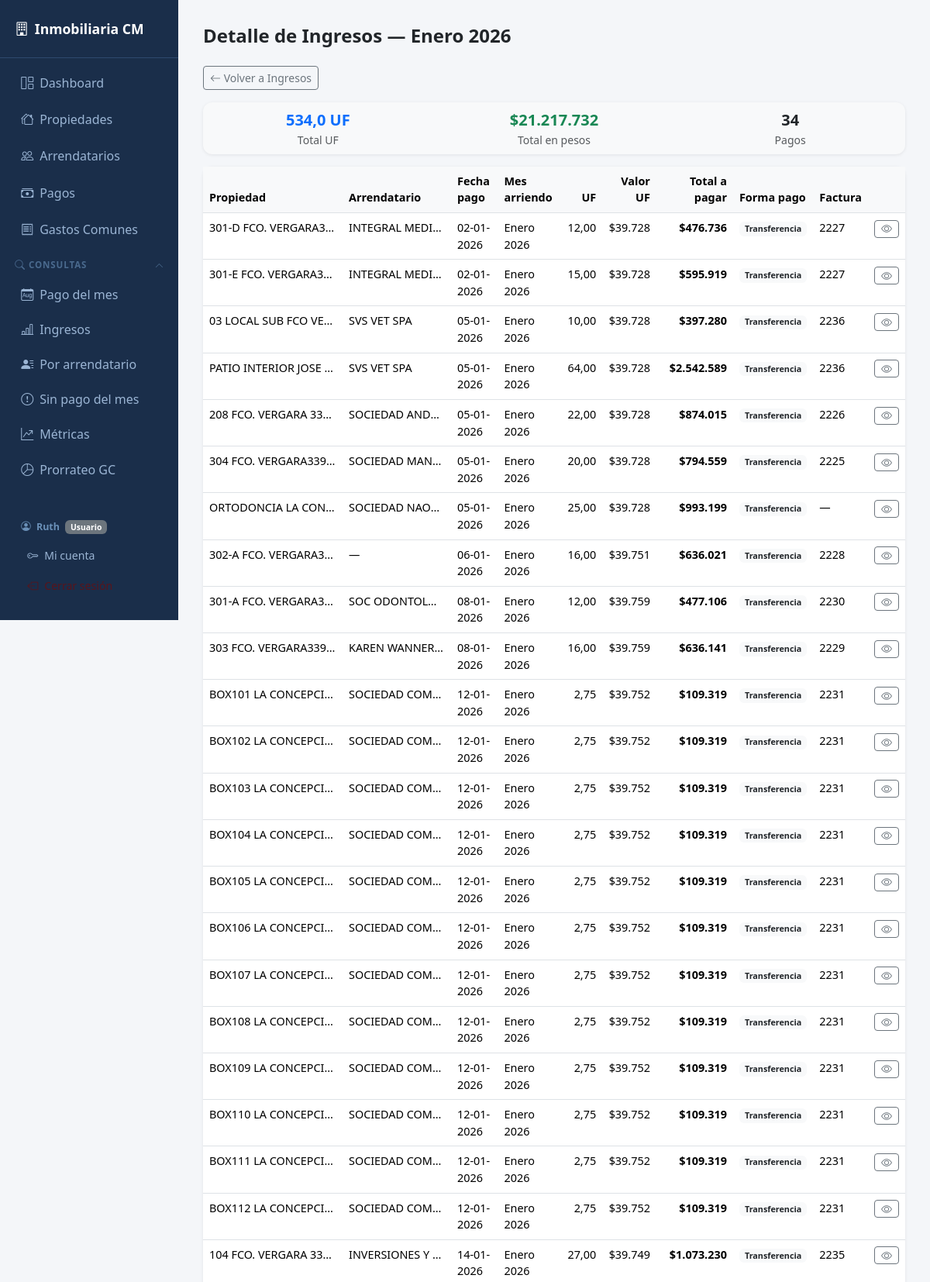
The page /consultas/ingresos-mes?mes=1&año=2026 (signed in, upper part) on the database its author committed.
### models.py (models this page shows)
class Base(DeclarativeBase):
    pass

class Pago(Base):
    __tablename__ = "pagos"
    id_pago = Column(Integer, primary_key=True, autoincrement=True)
    id_propiedad = Column(Integer, ForeignKey("propiedades.id_propiedad", ondelete="SET NULL"), nullable=True)
    fecha_pago = Column(Date)
    mes = Column(Integer)   # 1-12
    año = Column(Integer)
    valor_uf = Column(Float)          # valor UF del día del pago
    valor_arriendo_uf = Column(Float) # arriendo pactado en UF
    valor_arriendo = Column(Float)    # arriendo en pesos (uf × valor_uf)
    gasto_comun   = Column(Float)       # prorrateo GC asignado a esta propiedad
    descuento     = Column(Float)       # descuento en pesos
    publicidad    = Column(Float)       # cargo por publicidad
    secretaria    = Column(Float)       # cargo por secretaria
    esterilizacion = Column(Float)      # cargo por esterilización
    otro          = Column(Float)       # otro cargo
    observaciones   = Column(String(300)) # descripción del cargo "otro"
    obs_descuento   = Column(String(300)) # motivo del descuento
    factura = Column(String(50))
    forma_pago = Column(Enum(FormaPago))
    propiedad = relationship("Propiedad", back_populates="pagos")

class Propiedad(Base):
    __tablename__ = "propiedades"
    id_propiedad = Column(Integer, primary_key=True, autoincrement=True)
    tipo_propiedad = Column(Enum(TipoPropiedad))
    direccion_propiedad = Column(String(200))
    rol = Column(String(30))             # ROL SII ej: 3260-047
    metros_terreno = Column(Float)
    metros_propiedad = Column(Float)
    estado = Column(Enum(EstadoPropiedad), default=EstadoPropiedad.DISPONIBLE)
    valor_arriendo_uf = Column(Float)
    fecha_contrato = Column(Date)
    duracion_contrato = Column(Integer)  # en meses
    copia_contrato = Column(Text)        # ruta o nombre del archivo
    paga_gastos_comunes = Column(Integer, default=0)  # 1=sí, 0=no
    dia_vencimiento = Column(Integer)    # día del mes (1-31) en que vence el pago
    id_arrendatario = Column(Integer, ForeignKey("arrendatarios.id_arrendatario"))
    arrendatario = relationship("Arrendatario", back_populates="propiedades")
    pagos = relationship("Pago", back_populates="propiedad", passive_deletes=True)

class Arrendatario(Base):
    __tablename__ = "arrendatarios"
    id_arrendatario = Column(Integer, primary_key=True, autoincrement=True)
    nombre_arrendatario = Column(String(100))
    rut_arrendatario = Column(String(20), unique=True)
    contacto = Column(String(100))
    telefono = Column(String(20))
    mail = Column(String(100))
    actividad_arrendatario = Column(String(100))
    propiedades = relationship("Propiedad", back_populates="arrendatario")

### app.py (the view)
@app.route("/consultas/ingresos-mes")
@login_required
@permiso_required("ver_consultas")
def consulta_ingresos_mes():
    mes = _int(request.args.get("mes")) or date.today().month
    año = _int(request.args.get("año")) or date.today().year
    with Session(engine) as s:
        rows = (
            s.query(Pago, Propiedad.direccion_propiedad,
                    Arrendatario.nombre_arrendatario)
            .outerjoin(Propiedad,    Pago.id_propiedad == Propiedad.id_propiedad)
            .outerjoin(Arrendatario, Propiedad.id_arrendatario == Arrendatario.id_arrendatario)
            .filter(
                func.strftime('%m', Pago.fecha_pago) == f"{mes:02d}",
                func.strftime('%Y', Pago.fecha_pago) == str(año)
            )
            .order_by(Pago.fecha_pago)
            .all()
        )
        result = []
        for p, dir_, arr in rows:
            d = {c.key: getattr(p, c.key) for c in p.__mapper__.columns}
            d["direccion"]    = dir_
            d["arrendatario"] = arr
            d["forma_pago"]   = _enum_val(p.forma_pago)
            d["total_pago"]   = _total_pago(p)
            result.append(d)
        total_uf    = sum(r["valor_arriendo_uf"] or 0 for r in result)
        total_pesos = sum(r["total_pago"]        or 0 for r in result)
    return render_template("consulta_ingresos_mes.html",
                           pagos=result, meses=MESES,
                           mes=mes, año=año,
                           total_uf=total_uf, total_pesos=total_pesos)

### app.py (called while the page is built)
def login_required(f):
    @functools.wraps(f)
    def decorated(*args, **kwargs):
        if not session.get("id_usuario"):
            return redirect(url_for("login"))
        return f(*args, **kwargs)
    return decorated

def es_admin():
    return session.get("rol") == "admin"

def tiene_permiso(permiso: str) -> bool:
    if session.get("rol") == "admin":
        return True
    permisos = session.get("permisos", "")
    return permiso in permisos.split(",")

def permiso_required(permiso: str):
    def decorator(f):
        @functools.wraps(f)
        def decorated(*args, **kwargs):
            if not session.get("id_usuario"):
                return redirect(url_for("login"))
            if not tiene_permiso(permiso):
                flash("No tienes permiso para acceder a esta sección.", "danger")
                return redirect(url_for("dashboard"))
            return f(*args, **kwargs)
        return decorated
    return decorator

@app.context_processor
def inject_globals():
    return {
        "es_admin":       es_admin(),
        "rol_usuario":    session.get("rol", ""),
        "tiene_permiso":  tiene_permiso,
    }

def _fmt_pesos(v):
    if v is None:
        return "—"
    return "$" + f"{int(round(v)):,}".replace(",", ".")

def _fmt_uf(v, dec=2):
    if v is None:
        return "—"
    s = f"{float(v):,.{dec}f}"          # e.g. "1,234.56"
    return s.replace(",", "X").replace(".", ",").replace("X", ".")  # "1.234,56"

def _fmt_fecha(v):
    if v is None:
        return "—"
    if hasattr(v, "strftime"):
        return v.strftime("%d-%m-%Y")
    s = str(v)[:10]          # tomar sólo la parte de fecha
    parts = s.split("-")
    if len(parts) == 3:
        return f"{parts[2]}-{parts[1]}-{parts[0]}"
    return s

def _int(v):
    try: return int(v) if v else None
    except: return None

def _enum_val(col):
    return col.value if col else None

def _total_pago(p):
    return ((p.valor_arriendo or 0) + (p.gasto_comun or 0) + (p.publicidad or 0)
            + (p.secretaria or 0) + (p.esterilizacion or 0) + (p.otro or 0)
            - (p.descuento or 0))

### templates/consulta_ingresos_mes.html (shortened to what this page needs)
{% extends "base.html" %}
{% block content %}
<h4 class="fw-bold mb-4">Detalle de Ingresos — {{ meses[mes] }} {{ año }}</h4>
<a href="/consultas/pagos-año?año={{ año }}" class="btn btn-sm btn-outline-secondary mb-3">
  <i class="bi bi-arrow-left"></i> Volver a Ingresos
</a>
{% if pagos %}
<div class="card p-2 mb-3 bg-light border-0">
  <div class="row text-center">
    <div class="col">
      <div class="fw-bold text-primary fs-5">{{ total_uf|cl_uf(1) }} UF</div>
      <div class="text-muted small">Total UF</div>
    </div>
    <div class="col">
      <div class="fw-bold text-success fs-5">{{ total_pesos|cl_pesos }}</div>
      <div class="text-muted small">Total en pesos</div>
    </div>
    <div class="col">
      <div class="fw-bold fs-5">{{ pagos|length }}</div>
      <div class="text-muted small">Pagos</div>
    </div>
  </div>
</div>
{% endif %}
<div class="card">
  <div class="table-responsive">
    <table class="table table-hover mb-0">
      <thead>
        <tr>
          <th>Propiedad</th>
          <th>Arrendatario</th>
          <th>Fecha pago</th>
          <th>Mes arriendo</th>
          <th class="text-end">UF</th>
          <th class="text-end">Valor UF</th>
          <th class="text-end">Total a pagar</th>
          <th>Forma pago</th>
          <th>Factura</th>
          <th></th>
        </tr>
      </thead>
      <tbody>
        {% for p in pagos %}
        <tr>
          <td class="text-truncate" style="max-width:180px" title="{{ p.direccion }}">{{ p.direccion or "—" }}</td>
          <td class="text-truncate" style="max-width:140px" title="{{ p.arrendatario }}">{{ p.arrendatario or "—" }}</td>
          <td>{{ p.fecha_pago|cl_fecha }}</td>
          <td>{{ meses[p.mes] if p.mes else "—" }}{% if p.año %} {{ p.año }}{% endif %}</td>
          <td class="text-end">{{ p.valor_arriendo_uf|cl_uf }}</td>
          <td class="text-end">{{ p.valor_uf|cl_pesos }}</td>
          <td class="text-end fw-semibold">{{ p.total_pago|cl_pesos }}</td>
          <td>
            {% if p.forma_pago %}
              <span class="badge bg-light text-dark">{{ p.forma_pago }}</span>
            {% else %}—{% endif %}
          </td>
          <td>{{ p.factura or "—" }}</td>
          <td>
            <a href="/pagos/{{ p.id_pago }}/editar" class="btn btn-sm btn-outline-secondary py-0" title="Ver detalle">
              <i class="bi bi-eye"></i>
            </a>
          </td>
        </tr>
        {% else %}
        <tr><td colspan="10" class="text-center text-muted py-4">Sin ingresos para {{ meses[mes] }} {{ año }}</td></tr>
        {% endfor %}
      </tbody>
    </table>
  </div>
</div>
{% endblock %}

### templates/base.html (style rules this page uses)
body { background: #f4f6f9; font-family: 'Segoe UI', sans-serif; }
.card { border: none; border-radius: 12px; box-shadow: 0 1px 4px rgba(0,0,0,.08); }
table { font-size: .9rem; }
th { background: #f8f9fa !important; font-weight: 600; color: #495057; }

### rows shown on the page
Pago: direccion_propiedad "301-D FCO. VERGARA3…", nombre_arrendatario "INTEGRAL MEDI…", fecha_pago|cl_fecha "02-01-2026", meses "Enero", año "2026", valor_arriendo_uf|cl_uf "12,00", valor_uf|cl_pesos "$39.728", total_pago|cl_pesos "$476.736", forma_pago "Transferencia", factura "2227"
Pago: direccion_propiedad "301-E FCO. VERGARA3…", nombre_arrendatario "INTEGRAL MEDI…", fecha_pago|cl_fecha "02-01-2026", meses "Enero", año "2026", valor_arriendo_uf|cl_uf "15,00", valor_uf|cl_pesos "$39.728", total_pago|cl_pesos "$595.919", forma_pago "Transferencia", factura "2227"
Pago: direccion_propiedad "03 LOCAL SUB FCO VE…", nombre_arrendatario "SVS VET SPA", fecha_pago|cl_fecha "05-01-2026", meses "Enero", año "2026", valor_arriendo_uf|cl_uf "10,00", valor_uf|cl_pesos "$39.728", total_pago|cl_pesos "$397.280", forma_pago "Transferencia", factura "2236"
Pago: direccion_propiedad "PATIO INTERIOR JOSE…", nombre_arrendatario "SVS VET SPA", fecha_pago|cl_fecha "05-01-2026", meses "Enero", año "2026", valor_arriendo_uf|cl_uf "64,00", valor_uf|cl_pesos "$39.728", total_pago|cl_pesos "$2.542.589", forma_pago "Transferencia", factura "2236"
Pago: direccion_propiedad "208 FCO. VERGARA 33…", nombre_arrendatario "SOCIEDAD AND…", fecha_pago|cl_fecha "05-01-2026", meses "Enero", año "2026", valor_arriendo_uf|cl_uf "22,00", valor_uf|cl_pesos "$39.728", total_pago|cl_pesos "$874.015", forma_pago "Transferencia", factura "2226"
Pago: direccion_propiedad "304 FCO. VERGARA339…", nombre_arrendatario "SOCIEDAD MAN…", fecha_pago|cl_fecha "05-01-2026", meses "Enero", año "2026", valor_arriendo_uf|cl_uf "20,00", valor_uf|cl_pesos "$39.728", total_pago|cl_pesos "$794.559", forma_pago "Transferencia", factura "2225"
Pago: direccion_propiedad "ORTODONCIA LA CON…", nombre_arrendatario "SOCIEDAD NAO…", fecha_pago|cl_fecha "05-01-2026", meses "Enero", año "2026", valor_arriendo_uf|cl_uf "25,00", valor_uf|cl_pesos "$39.728", total_pago|cl_pesos "$993.199", forma_pago "Transferencia", factura "—"
Pago: direccion_propiedad "302-A FCO. VERGARA3…", arrendatario "—", fecha_pago|cl_fecha "06-01-2026", meses "Enero", año "2026", valor_arriendo_uf|cl_uf "16,00", valor_uf|cl_pesos "$39.751", total_pago|cl_pesos "$636.021", forma_pago "Transferencia", factura "2228"
Pago: direccion_propiedad "301-A FCO. VERGARA3…", nombre_arrendatario "SOC ODONTOL…", fecha_pago|cl_fecha "08-01-2026", meses "Enero", año "2026", valor_arriendo_uf|cl_uf "12,00", valor_uf|cl_pesos "$39.759", total_pago|cl_pesos "$477.106", forma_pago "Transferencia", factura "2230"
Pago: direccion_propiedad "303 FCO. VERGARA339…", nombre_arrendatario "KAREN WANNER…", fecha_pago|cl_fecha "08-01-2026", meses "Enero", año "2026", valor_arriendo_uf|cl_uf "16,00", valor_uf|cl_pesos "$39.759", total_pago|cl_pesos "$636.141", forma_pago "Transferencia", factura "2229"
Pago: direccion_propiedad "BOX101 LA CONCEPCI…", nombre_arrendatario "SOCIEDAD COM…", fecha_pago|cl_fecha "12-01-2026", meses "Enero", año "2026", valor_arriendo_uf|cl_uf "2,75", valor_uf|cl_pesos "$39.752", total_pago|cl_pesos "$109.319", forma_pago "Transferencia", factura "2231"
Pago: direccion_propiedad "BOX102 LA CONCEPCI…", nombre_arrendatario "SOCIEDAD COM…", fecha_pago|cl_fecha "12-01-2026", meses "Enero", año "2026", valor_arriendo_uf|cl_uf "2,75", valor_uf|cl_pesos "$39.752", total_pago|cl_pesos "$109.319", forma_pago "Transferencia", factura "2231"
Pago: direccion_propiedad "BOX103 LA CONCEPCI…", nombre_arrendatario "SOCIEDAD COM…", fecha_pago|cl_fecha "12-01-2026", meses "Enero", año "2026", valor_arriendo_uf|cl_uf "2,75", valor_uf|cl_pesos "$39.752", total_pago|cl_pesos "$109.319", forma_pago "Transferencia", factura "2231"
Pago: direccion_propiedad "BOX104 LA CONCEPCI…", nombre_arrendatario "SOCIEDAD COM…", fecha_pago|cl_fecha "12-01-2026", meses "Enero", año "2026", valor_arriendo_uf|cl_uf "2,75", valor_uf|cl_pesos "$39.752", total_pago|cl_pesos "$109.319", forma_pago "Transferencia", factura "2231"
Pago: direccion_propiedad "BOX105 LA CONCEPCI…", nombre_arrendatario "SOCIEDAD COM…", fecha_pago|cl_fecha "12-01-2026", meses "Enero", año "2026", valor_arriendo_uf|cl_uf "2,75", valor_uf|cl_pesos "$39.752", total_pago|cl_pesos "$109.319", forma_pago "Transferencia", factura "2231"
Pago: direccion_propiedad "BOX106 LA CONCEPCI…", nombre_arrendatario "SOCIEDAD COM…", fecha_pago|cl_fecha "12-01-2026", meses "Enero", año "2026", valor_arriendo_uf|cl_uf "2,75", valor_uf|cl_pesos "$39.752", total_pago|cl_pesos "$109.319", forma_pago "Transferencia", factura "2231"
Pago: direccion_propiedad "BOX107 LA CONCEPCI…", nombre_arrendatario "SOCIEDAD COM…", fecha_pago|cl_fecha "12-01-2026", meses "Enero", año "2026", valor_arriendo_uf|cl_uf "2,75", valor_uf|cl_pesos "$39.752", total_pago|cl_pesos "$109.319", forma_pago "Transferencia", factura "2231"
Pago: direccion_propiedad "BOX108 LA CONCEPCI…", nombre_arrendatario "SOCIEDAD COM…", fecha_pago|cl_fecha "12-01-2026", meses "Enero", año "2026", valor_arriendo_uf|cl_uf "2,75", valor_uf|cl_pesos "$39.752", total_pago|cl_pesos "$109.319", forma_pago "Transferencia", factura "2231"
Pago: direccion_propiedad "BOX109 LA CONCEPCI…", nombre_arrendatario "SOCIEDAD COM…", fecha_pago|cl_fecha "12-01-2026", meses "Enero", año "2026", valor_arriendo_uf|cl_uf "2,75", valor_uf|cl_pesos "$39.752", total_pago|cl_pesos "$109.319", forma_pago "Transferencia", factura "2231"
Pago: direccion_propiedad "BOX110 LA CONCEPCI…", nombre_arrendatario "SOCIEDAD COM…", fecha_pago|cl_fecha "12-01-2026", meses "Enero", año "2026", valor_arriendo_uf|cl_uf "2,75", valor_uf|cl_pesos "$39.752", total_pago|cl_pesos "$109.319", forma_pago "Transferencia", factura "2231"
Pago: direccion_propiedad "BOX111 LA CONCEPCI…", nombre_arrendatario "SOCIEDAD COM…", fecha_pago|cl_fecha "12-01-2026", meses "Enero", año "2026", valor_arriendo_uf|cl_uf "2,75", valor_uf|cl_pesos "$39.752", total_pago|cl_pesos "$109.319", forma_pago "Transferencia", factura "2231"
Pago: direccion_propiedad "BOX112 LA CONCEPCI…", nombre_arrendatario "SOCIEDAD COM…", fecha_pago|cl_fecha "12-01-2026", meses "Enero", año "2026", valor_arriendo_uf|cl_uf "2,75", valor_uf|cl_pesos "$39.752", total_pago|cl_pesos "$109.319", forma_pago "Transferencia", factura "2231"
Pago: direccion_propiedad "104 FCO. VERGARA 33…", nombre_arrendatario "INVERSIONES Y…", fecha_pago|cl_fecha "14-01-2026", meses "Enero", año "2026", valor_arriendo_uf|cl_uf "27,00", valor_uf|cl_pesos "$39.749", total_pago|cl_pesos "$1.073.230", forma_pago "Transferencia", factura "2235"

### other values the page prints
{{ session.get('nombre','') }} "Ruth"
{{ 'Admin' if es_admin else 'Usuario' }} "Usuario"
{{ meses[mes] }} "Enero"
{{ año }} "2026"
{{ total_uf|cl_uf(1) }} "534,0"
{{ total_pesos|cl_pesos }} "$21.217.732"
{{ pagos|length }} "34"
